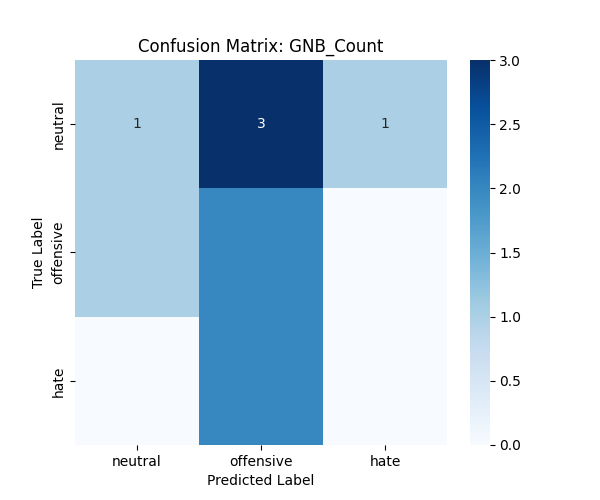
#> input picture results/GNB_Count_confusion_matrix.png, 600 x 500 px; its folder holds 4 pictures in this run
$ jupyter execute --allow-errors analysis.ipynb
#> lines starting #> are read from the running program, lines starting #| are printed output that depends on the picture
# MUST-IN: Multilingual Hate Speech Detection Analysis

This notebook provides comprehensive analysis and visualization of the MUST-IN framework results.

[cell 1]
import pandas as pd
import numpy as np
import matplotlib.pyplot as plt
import seaborn as sns
from collections import Counter
import warnings
warnings.filterwarnings('ignore')

# Set plotting style
plt.style.use('seaborn-v0_8-darkgrid')
sns.set_palette('husl')

## 1. Data Exploration

#> (a cell that did not finish here is left out)

[cell 3]
# Dataset statistics
print("Dataset Statistics:")
print("=" * 50)
print(f"\nLabel Distribution:")
#> (the rest of this cell did not finish here and is left out)

[cell 4]
# Visualize label distribution
fig, axes = plt.subplots(1, 3, figsize=(16, 5))

# Label distribution
#> (the rest of this cell did not finish here and is left out)

#> (a cell that did not finish here is left out)

## 2. Text Analysis

#> (a cell that did not finish here is left out)

[cell 7]
# Visualize text length by label
fig, axes = plt.subplots(1, 2, figsize=(14, 5))

# Character length
#> (the rest of this cell did not finish here and is left out)

## 3. Preprocessing Comparison

#> (a cell that did not finish here is left out)

## 4. Model Performance Comparison

[cell 9]
# Note: This section requires running main.py first to generate confusion matrices
import os
from PIL import Image

confusion_matrices = [f for f in os.listdir('results') if f.endswith('_confusion_matrix.png')]

if len(confusion_matrices) > 0:
    print(f"Found {len(confusion_matrices)} confusion matrix visualizations")

    # Display a few confusion matrices
    num_to_display = min(4, len(confusion_matrices))
    fig, axes = plt.subplots(2, 2, figsize=(14, 12))
    axes = axes.flatten()

    for i, cm_file in enumerate(confusion_matrices[:num_to_display]):
        img = Image.open(f'results/{cm_file}')
#> img is the input picture: PIL image 600x500 RGBA; mean R, G, B, A 200.1, 218.5, 232.9, 255
        axes[i].imshow(img)
        axes[i].axis('off')
        axes[i].set_title(cm_file.replace('_confusion_matrix.png', ''), fontsize=10)

    plt.tight_layout()
    plt.savefig('results/confusion_matrices_comparison.png', dpi=300, bbox_inches='tight')
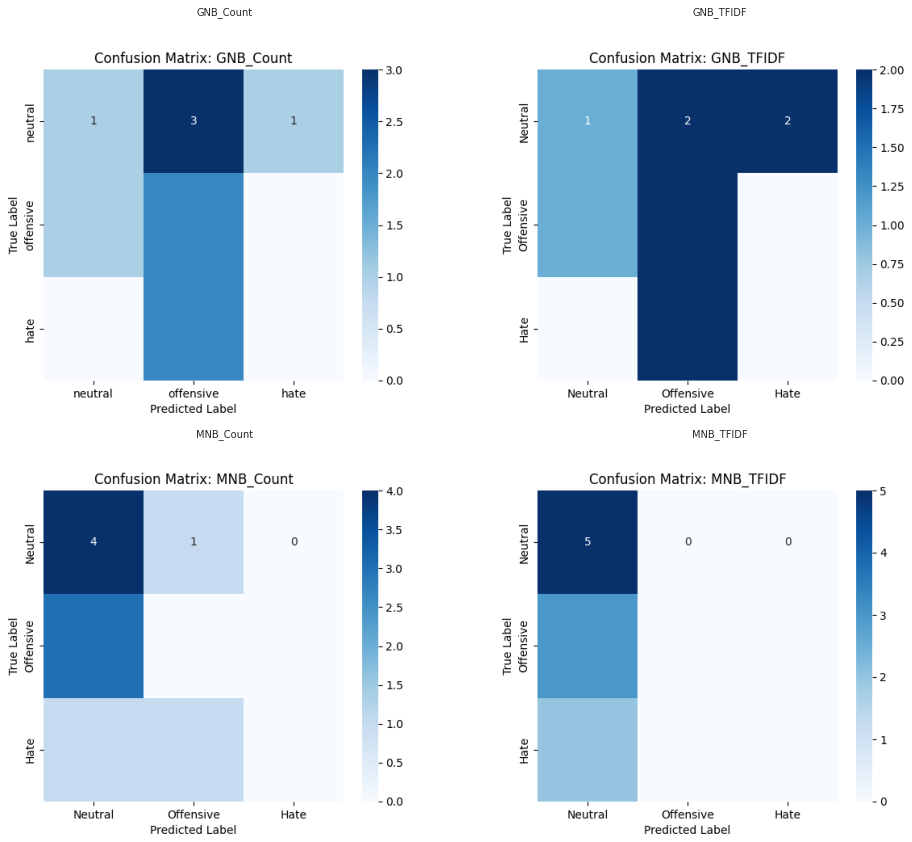
#> figure drawn by matplotlib, 4 panels
    plt.show()
else:
    print("No confusion matrices found. Please run main.py first.")
